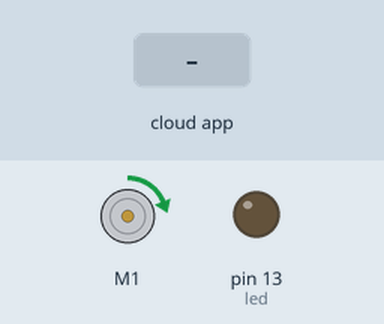
This sketch was run on a simulated Arduino Mega 2560, built with avr-gcc and run on an emulated ATmega2560. On the bench: DC motor (green arrow = forward, orange = backward, longer = faster), output pins drawn as LEDs (lit = HIGH). Inputs (shaded band) come from the test bench. The ROS host is connected and sends only what is stated.

Above: at 1.2 s.
1.3 s: the phone or cloud app sets toggle_led to 0
At 2.1 s:
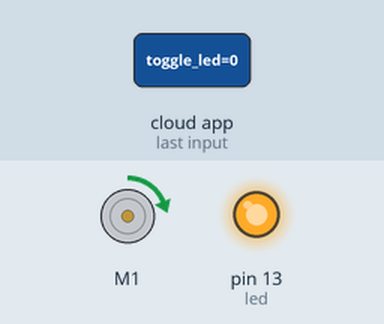
2.8 s: the phone or cloud app sets toggle_led to 1
At 3.2 s:
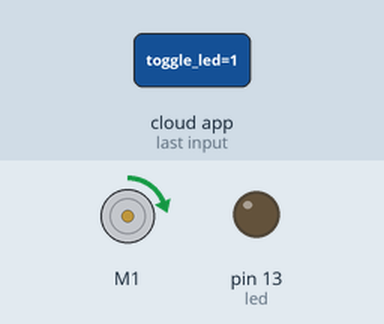
Timing chart, 0 to 5.8 s (numbered marks = the images above; inputs shaded):
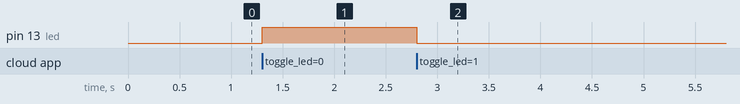

The sketch:

test_ros.ino
```cpp
#include <Sabertooth.h>
#include <SoftwareSerial.h>
#include <SabertoothSimplified.h>

#include <ros.h>
#include <std_msgs/Empty.h>
#include <geometry_msgs/Vector3.h>


ros::NodeHandle  nh; //node

int vitesseD = 0; //vitesse moteur 1
int vitesseG = 0; //vitesse moteur 2

//Init ST
Sabertooth ST(128);

//Allumer la led avec message vide
void messageCb1( const std_msgs::Empty& toggle_msg){
  digitalWrite(13, HIGH-digitalRead(13));   // blink the led
}


//Donner la vitesse de chaque moteur
void messageCb2( const geometry_msgs::Vector3& cmd_msg){
  vitesseD=(int) cmd_msg.x;
  vitesseG=(int) cmd_msg.y;

  ST.motor(0,vitesseD);
  delay(10);
  ST.motor(1,vitesseG);
}

//Subscribe au deux fonctions
ros::Subscriber<std_msgs::Empty> sub1("toggle_led", &messageCb1 );
ros::Subscriber<geometry_msgs::Vector3> sub2("cmd_mot", &messageCb2 );


//Setup
void setup()
{
  //Led
  pinMode(13, OUTPUT);

  //Node
  nh.initNode();

  //Sub
  nh.subscribe(sub1);
  nh.subscribe(sub2);

  //connexion au ST
  Serial3.begin(9600);
  //ST.autobaud();

  vitesseD = 10;
  vitesseG = 10;

  //Donner la vitesse au moteur
  delay(10);
  ST.motor(0,vitesseD);
  delay(10);
  ST.motor(1,vitesseG);

  //init_sabertooth();

}

void loop()
{
  nh.spinOnce();
  delay(1);
}


/*


void commande1(int val, byte mode)
{
  //fonction d'envoi des commande au pont en H
  byte address = 128;       //adresse du pont en H 001111 sur les selecteurs

  Serial3.write(address);
  Serial3.write(mode);
  Serial3.write(val);
  Serial3.write((address + mode + val) &  0b01111111);

  /*
    mySerial3.write(address);
    mySerial3.write(mode);
    mySerial3.write(val);
    mySerial3.write((address + mode + val) &  0b01111111);
  */
/*}*/


/*
void output1(int val, byte mot)
{
  if (mot == 0)
  {
    if (val > 127)
      commande1(127, 0 );
    else if ( val > 0)
      commande1(val, 0);
    else if (val > -127)
      commande1(-val, 1);
    else
      commande1(127, 1);
  }
  else
  {
    /* moteur 0 et 1 ont un sens opposé */
    /*if (val > 127)
    {
      commande1(127, 1 + 4 );
    }
    else if ( val > 0)
    {
      commande1(val, 1 + 4 );
    }
    else if (val > -127)
    {
      commande1(-val, 4);
    }
    else
    {
      commande1(127, 4);
    }
  }
}*/


void init_sabertooth()
{
  byte address = 128;
  Serial3.write(address);
  Serial3.write(16);  // ramping
  Serial3.write(10);
  Serial3.write((address + 16 + 10) &  0b01111111);
  delay(10);
  Serial3.write(address);
  Serial3.write(14);  // Time0ut
  Serial3.write(10);   // 10x100ms=1S
  Serial3.write((address + 14 + 10) &  0b01111111);
  delay(10);
}
```

Measured:
- after the input at 1.3 s, pin 13 (led): LOW → HIGH at once
- after the input at 2.8 s, pin 13 (led): HIGH → LOW at once
